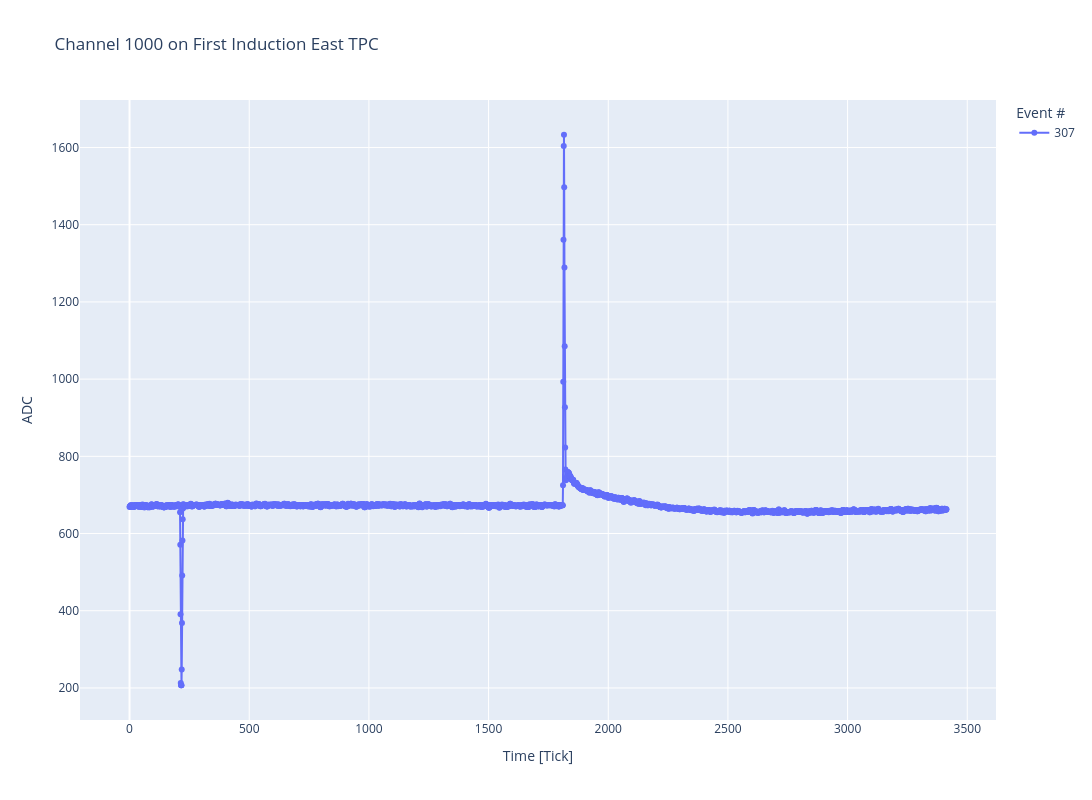

Source (notebook cell):
### Code cell
channel = 1000
files = []
Event = [307]#,606,735,745,835,1116,1377,1560,1592,1785]
for event in Event:
    files.append(f"/Users/danielcarber/Documents/SBND/Noise Analysis/data/run12613/waveform_{event}.root")

#print(np.median(Waveform_df['Channel_1'][:np.argmax(Waveform_df['Channel_1'])-20]))
fig = make_subplots(rows=1,cols=1)
for f in range(len(files)):
    Waveform_df = {}
    ch_id = 0
    file = uproot.open(files[f])
    raw_rms = file['tpc_noise;1']['YA_plane'].array().to_list()
    for r,rms in tqdm(enumerate(raw_rms)):
        if r%3415 == 0:
            Waveform_df[f'Channel_{ch_id}'] = []
            Waveform_df[f'Channel_{ch_id}'].append(rms)
            ch_id +=1
        else:
            Waveform_df[f'Channel_{ch_id-1}'].append(rms)
    Waveform_df = pd.DataFrame(Waveform_df)
    pulse = Waveform_df[f'Channel_{channel}'][0:3414]
    #plt.scatter(range(300),Waveform_df[f'Channel_650'][np.argmax(Waveform_df['Channel_650'])-150:np.argmax(Waveform_df['Channel_650'])+150] ,alpha = .8,s = 5, label = f"Event {Event[f]}")
    fig.add_trace(go.Scatter(x=list(range(3414)),y =pulse,name=f"{Event[f]}",mode = 'markers+lines'),row=1,col=1)
fig.update_layout(height = 800, width = 1200,showlegend = True)
fig.update_layout(
    title=f"Channel {channel} on First Induction East TPC",
    xaxis_title="Time [Tick]",
    yaxis_title="ADC",
    legend_title="Event #",)
#plt.ylim(-100,5000)
#plt.xlim(np.argmax(Waveform_df['Channel_1'])-100,np.argmax(Waveform_df['Channel_1'])+100)
#plt.yscale("log")
#plt.legend(loc = "upper right")
#plt.xlabel("Time [Ticks]")
#plt.ylabel("ADC")
#plt.title("Example Waveform Channel 873")
#plt.show()
fig.show()

### Figure 1 — Plotly figure (JSON) as saved in the notebook; plotly's stock layout.template omitted (floating-point values rounded to 4 significant figures; data arrays with more than 128 entries replaced by an {"elided": "..."} marker saying what was removed)
{"data": [{"mode": "markers+lines", "name": "307", "type": "scatter", "x": {"elided": "3414 int values"}, "xaxis": "x", "y": {"elided": "3414 int values"}, "yaxis": "y"}], "layout": {"height": 800, "legend": {"title": {"text": "Event #"}}, "showlegend": true, "title": {"text": "Channel 1000 on First Induction East TPC"}, "width": 1200, "xaxis": {"anchor": "y", "domain": [0, 1], "title": {"text": "Time [Tick]"}}, "yaxis": {"anchor": "x", "domain": [0, 1], "title": {"text": "ADC"}}}}
